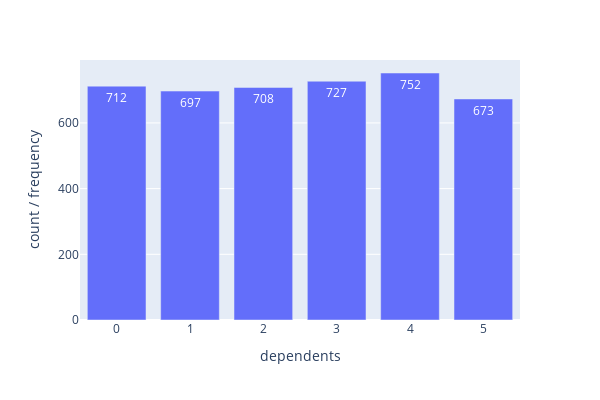
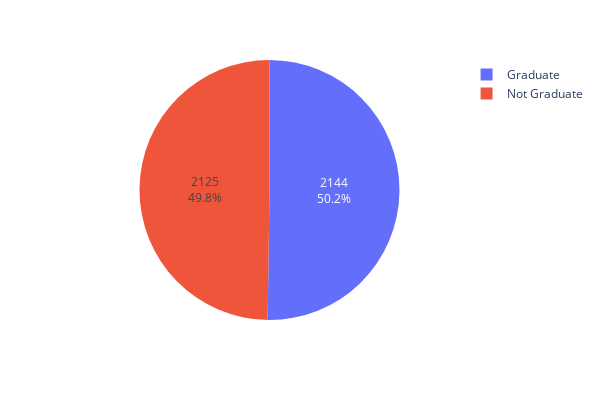
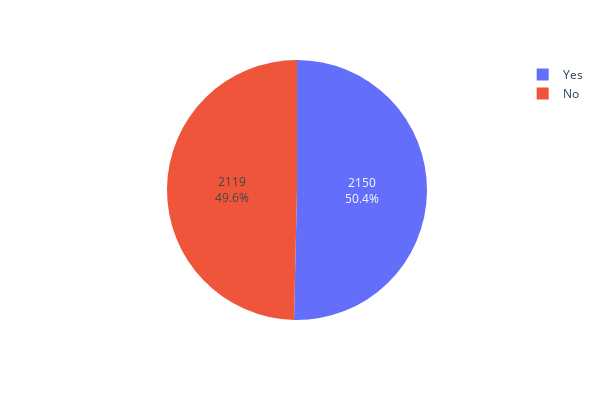
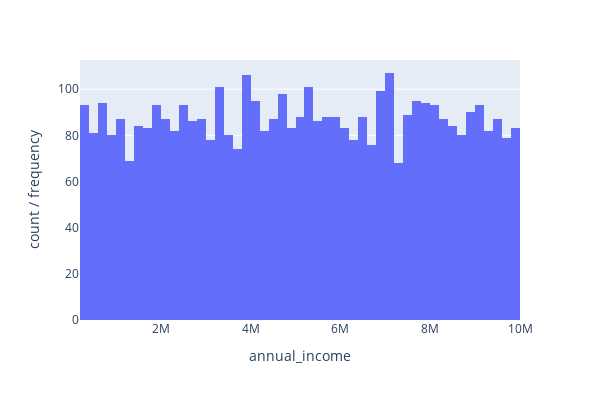

The code cell stored with these charts, in order, in its notebook:
### Code cell
import pandas as pd
import plotly.express as px

# Loop through each column in the dataframe
for col in df.columns:
    print(f"\n'{col}'")
    
    # Print unique values for columns that have 10 or fewer unique values
    if df[col].nunique() <= 10:
        
        # Print unique value count
        print(f"\tUnique value count: {df[col].nunique()}")
        
        # Print unique values
        print(f"\tUnique values: {df[col].unique()}")
        
        # Create pie chart for columns with 2 or fewer unique values
        if df[col].nunique() <= 2:
            value_counts = df[col].value_counts()
            fig = px.pie(names=value_counts.index, 
                         values=value_counts.values, 
                         width=600, height=400)
            fig.update_traces(text=value_counts.values, textposition='inside')
            fig.show()
        
        # Create bar chart for columns with more than 2 unique values
        elif df[col].nunique() > 2:
            value_counts = df[col].value_counts()
            fig = px.bar(x=value_counts.index, 
                         y=value_counts.values, 
                         labels={'x': col, 'y': 'count / frequency'}, 
                         width=600, height=400)
            fig.update_traces(text=value_counts.values, textposition='inside')
            fig.update_layout(xaxis=dict(tickmode='array', 
                                         tickvals=value_counts.index, 
                                         ticktext=value_counts.index))
            fig.show()
    
    # Create histogram for columns with more than 10 unique values and fewer than the number of rows
    elif df[col].nunique() > 10 and df[col].nunique() <= len(df):
        
        # Convert the column to numeric, coercing non-numeric values to NaN
        try:
            df[col] = pd.to_numeric(df[col], errors='coerce')
        except Exception as e:
            print(f"\tError converting column '{col}' to numeric: {e}")
            continue
        
        # Drop missing values
        df_col_cleaned = df[col].dropna()
        
        if not df_col_cleaned.empty:
            # Print mean and standard deviation of the column
            std_value = df_col_cleaned.std()
            mean_value = df_col_cleaned.mean()

            # Check if the column has valid numeric data
            if std_value is not None and mean_value is not None:
                print(f"\tStandard deviation: {round(std_value, 2)}")
                print(f"\tMean: {round(mean_value, 2)}")
        
            # Plot histogram
            fig = px.histogram(df_col_cleaned, x=df_col_cleaned)
            fig.update_layout(xaxis_title=col, yaxis_title='count / frequency', 
                              width=600, height=400)
            fig.show()
    
    print("\n" + ("-" * 80))

### Figure 1 — Plotly figure (JSON) as saved in the notebook; plotly's stock layout.template omitted (floating-point values rounded to 4 significant figures)
{"data": [{"alignmentgroup": "True", "hovertemplate": "dependents=%{x}<br>count / frequency=%{y}<extra></extra>", "legendgroup": "", "marker": {"color": "#636efa", "pattern": {"shape": ""}}, "name": "", "offsetgroup": "", "orientation": "v", "showlegend": false, "text": [752, 727, 712, 708, 697, 673], "textposition": "inside", "type": "bar", "x": [4, 3, 0, 2, 1, 5], "xaxis": "x", "y": [752, 727, 712, 708, 697, 673], "yaxis": "y"}], "layout": {"barmode": "relative", "height": 400, "legend": {"tracegroupgap": 0}, "margin": {"t": 60}, "width": 600, "xaxis": {"anchor": "y", "domain": [0, 1], "tickmode": "array", "ticktext": [4, 3, 0, 2, 1, 5], "tickvals": [4, 3, 0, 2, 1, 5], "title": {"text": "dependents"}}, "yaxis": {"anchor": "x", "domain": [0, 1], "title": {"text": "count / frequency"}}}}

### Figure 2 — Plotly figure (JSON) as saved in the notebook; plotly's stock layout.template omitted (floating-point values rounded to 4 significant figures)
{"data": [{"domain": {"x": [0, 1], "y": [0, 1]}, "hovertemplate": "label=%{label}<br>value=%{value}<extra></extra>", "labels": ["Graduate", "Not Graduate"], "legendgroup": "", "name": "", "showlegend": true, "text": [2144, 2125], "textposition": "inside", "type": "pie", "values": [2144, 2125]}], "layout": {"height": 400, "legend": {"tracegroupgap": 0}, "margin": {"t": 60}, "width": 600}}

### Figure 3 — Plotly figure (JSON) as saved in the notebook; plotly's stock layout.template omitted (floating-point values rounded to 4 significant figures)
{"data": [{"domain": {"x": [0, 1], "y": [0, 1]}, "hovertemplate": "label=%{label}<br>value=%{value}<extra></extra>", "labels": ["Yes", "No"], "legendgroup": "", "name": "", "showlegend": true, "text": [2150, 2119], "textposition": "inside", "type": "pie", "values": [2150, 2119]}], "layout": {"height": 400, "legend": {"tracegroupgap": 0}, "margin": {"t": 60}, "width": 600}}

### Figure 4 — Plotly figure (JSON) as saved in the notebook; plotly's stock layout.template omitted (floating-point values rounded to 4 significant figures; data arrays with more than 128 entries replaced by an {"elided": "..."} marker saying what was removed)
{"data": [{"alignmentgroup": "True", "bingroup": "x", "hovertemplate": "x=%{x}<br>count=%{y}<extra></extra>", "legendgroup": "", "marker": {"color": "#636efa", "pattern": {"shape": ""}}, "name": "", "offsetgroup": "", "orientation": "v", "showlegend": false, "type": "histogram", "x": {"elided": "4269 int values"}, "xaxis": "x", "yaxis": "y"}], "layout": {"barmode": "relative", "height": 400, "legend": {"tracegroupgap": 0}, "margin": {"t": 60}, "width": 600, "xaxis": {"anchor": "y", "domain": [0, 1], "title": {"text": "annual_income"}}, "yaxis": {"anchor": "x", "domain": [0, 1], "title": {"text": "count / frequency"}}}}
